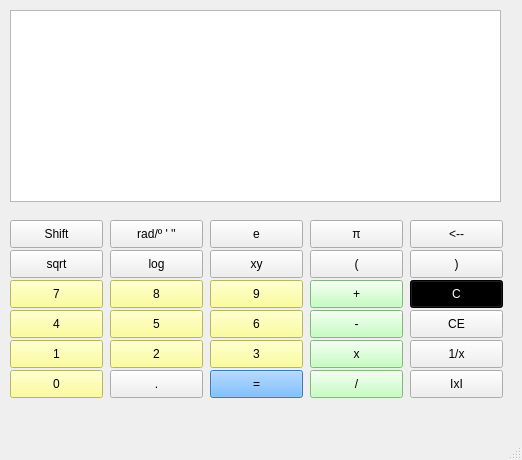
<?xml version="1.0" encoding="UTF-8"?>
<ui version="4.0">
 <class>MainWindow</class>
 <widget class="QMainWindow" name="MainWindow">
  <property name="geometry">
   <rect>
    <x>0</x>
    <y>0</y>
    <width>522</width>
    <height>460</height>
   </rect>
  </property>
  <property name="windowTitle">
   <string>MainWindow</string>
  </property>
  <widget class="QWidget" name="centralwidget">
   <widget class="QPushButton" name="pushButton">
    <property name="geometry">
     <rect>
      <x>10</x>
      <y>220</y>
      <width>93</width>
      <height>28</height>
     </rect>
    </property>
    <property name="text">
     <string>Shift</string>
    </property>
   </widget>
   <widget class="QPushButton" name="pushButton_2">
    <property name="geometry">
     <rect>
      <x>110</x>
      <y>220</y>
      <width>93</width>
      <height>28</height>
     </rect>
    </property>
    <property name="text">
     <string>rad/º ' ''</string>
    </property>
   </widget>
   <widget class="QPushButton" name="pushButton_3">
    <property name="geometry">
     <rect>
      <x>210</x>
      <y>220</y>
      <width>93</width>
      <height>28</height>
     </rect>
    </property>
    <property name="text">
     <string>e</string>
    </property>
   </widget>
   <widget class="QPushButton" name="pushButton_4">
    <property name="geometry">
     <rect>
      <x>410</x>
      <y>220</y>
      <width>93</width>
      <height>28</height>
     </rect>
    </property>
    <property name="text">
     <string>&lt;--</string>
    </property>
   </widget>
   <widget class="QPushButton" name="pushButton_5">
    <property name="geometry">
     <rect>
      <x>310</x>
      <y>220</y>
      <width>93</width>
      <height>28</height>
     </rect>
    </property>
    <property name="text">
     <string>π</string>
    </property>
   </widget>
   <widget class="QPushButton" name="pushButton_6">
    <property name="geometry">
     <rect>
      <x>310</x>
      <y>250</y>
      <width>93</width>
      <height>28</height>
     </rect>
    </property>
    <property name="text">
     <string>(</string>
    </property>
   </widget>
   <widget class="QPushButton" name="pushButton_7">
    <property name="geometry">
     <rect>
      <x>10</x>
      <y>250</y>
      <width>93</width>
      <height>28</height>
     </rect>
    </property>
    <property name="text">
     <string>sqrt</string>
    </property>
   </widget>
   <widget class="QPushButton" name="pushButton_8">
    <property name="geometry">
     <rect>
      <x>410</x>
      <y>250</y>
      <width>93</width>
      <height>28</height>
     </rect>
    </property>
    <property name="text">
     <string>)</string>
    </property>
   </widget>
   <widget class="QPushButton" name="pushButton_9">
    <property name="geometry">
     <rect>
      <x>110</x>
      <y>250</y>
      <width>93</width>
      <height>28</height>
     </rect>
    </property>
    <property name="text">
     <string>log</string>
    </property>
   </widget>
   <widget class="QPushButton" name="pushButton_10">
    <property name="geometry">
     <rect>
      <x>210</x>
      <y>250</y>
      <width>93</width>
      <height>28</height>
     </rect>
    </property>
    <property name="font">
     <font>
      <strikeout>false</strikeout>
     </font>
    </property>
    <property name="text">
     <string>xy</string>
    </property>
   </widget>
   <widget class="QPushButton" name="pushButton_11">
    <property name="geometry">
     <rect>
      <x>210</x>
      <y>310</y>
      <width>93</width>
      <height>28</height>
     </rect>
    </property>
    <property name="styleSheet">
     <string notr="true">background-color: rgb(255, 255, 127);</string>
    </property>
    <property name="text">
     <string>6</string>
    </property>
   </widget>
   <widget class="QPushButton" name="pushButton_12">
    <property name="geometry">
     <rect>
      <x>410</x>
      <y>310</y>
      <width>93</width>
      <height>28</height>
     </rect>
    </property>
    <property name="text">
     <string>CE</string>
    </property>
   </widget>
   <widget class="QPushButton" name="pushButton_13">
    <property name="geometry">
     <rect>
      <x>10</x>
      <y>280</y>
      <width>93</width>
      <height>28</height>
     </rect>
    </property>
    <property name="styleSheet">
     <string notr="true">background-color: rgb(255, 255, 127);</string>
    </property>
    <property name="text">
     <string>7</string>
    </property>
   </widget>
   <widget class="QPushButton" name="pushButton_14">
    <property name="geometry">
     <rect>
      <x>410</x>
      <y>280</y>
      <width>93</width>
      <height>28</height>
     </rect>
    </property>
    <property name="styleSheet">
     <string notr="true">color: rgb(255, 255, 255);
background-color: rgb(0, 0, 0);</string>
    </property>
    <property name="text">
     <string>C</string>
    </property>
   </widget>
   <widget class="QPushButton" name="pushButton_15">
    <property name="geometry">
     <rect>
      <x>110</x>
      <y>280</y>
      <width>93</width>
      <height>28</height>
     </rect>
    </property>
    <property name="styleSheet">
     <string notr="true">background-color: rgb(255, 255, 127);</string>
    </property>
    <property name="text">
     <string>8</string>
    </property>
   </widget>
   <widget class="QPushButton" name="pushButton_16">
    <property name="geometry">
     <rect>
      <x>210</x>
      <y>280</y>
      <width>93</width>
      <height>28</height>
     </rect>
    </property>
    <property name="styleSheet">
     <string notr="true">background-color: rgb(255, 255, 127);</string>
    </property>
    <property name="text">
     <string>9</string>
    </property>
   </widget>
   <widget class="QPushButton" name="pushButton_17">
    <property name="geometry">
     <rect>
      <x>110</x>
      <y>310</y>
      <width>93</width>
      <height>28</height>
     </rect>
    </property>
    <property name="styleSheet">
     <string notr="true">background-color: rgb(255, 255, 127);</string>
    </property>
    <property name="text">
     <string>5</string>
    </property>
   </widget>
   <widget class="QPushButton" name="pushButton_18">
    <property name="geometry">
     <rect>
      <x>310</x>
      <y>280</y>
      <width>93</width>
      <height>28</height>
     </rect>
    </property>
    <property name="styleSheet">
     <string notr="true">background-color: rgb(182, 255, 174);</string>
    </property>
    <property name="text">
     <string>+</string>
    </property>
   </widget>
   <widget class="QPushButton" name="pushButton_19">
    <property name="geometry">
     <rect>
      <x>10</x>
      <y>310</y>
      <width>93</width>
      <height>28</height>
     </rect>
    </property>
    <property name="styleSheet">
     <string notr="true">background-color: rgb(255, 255, 127);</string>
    </property>
    <property name="text">
     <string>4</string>
    </property>
   </widget>
   <widget class="QPushButton" name="pushButton_20">
    <property name="geometry">
     <rect>
      <x>310</x>
      <y>310</y>
      <width>93</width>
      <height>28</height>
     </rect>
    </property>
    <property name="styleSheet">
     <string notr="true">background-color: rgb(182, 255, 174);</string>
    </property>
    <property name="text">
     <string>-</string>
    </property>
   </widget>
   <widget class="QPushButton" name="pushButton_21">
    <property name="geometry">
     <rect>
      <x>310</x>
      <y>370</y>
      <width>93</width>
      <height>28</height>
     </rect>
    </property>
    <property name="styleSheet">
     <string notr="true">background-color: rgb(182, 255, 174);</string>
    </property>
    <property name="text">
     <string>/</string>
    </property>
   </widget>
   <widget class="QPushButton" name="pushButton_22">
    <property name="geometry">
     <rect>
      <x>10</x>
      <y>370</y>
      <width>93</width>
      <height>28</height>
     </rect>
    </property>
    <property name="styleSheet">
     <string notr="true">background-color: rgb(255, 255, 127);</string>
    </property>
    <property name="text">
     <string>0</string>
    </property>
   </widget>
   <widget class="QPushButton" name="pushButton_23">
    <property name="geometry">
     <rect>
      <x>110</x>
      <y>370</y>
      <width>93</width>
      <height>28</height>
     </rect>
    </property>
    <property name="text">
     <string>.</string>
    </property>
   </widget>
   <widget class="QPushButton" name="pushButton_24">
    <property name="geometry">
     <rect>
      <x>110</x>
      <y>340</y>
      <width>93</width>
      <height>28</height>
     </rect>
    </property>
    <property name="styleSheet">
     <string notr="true">background-color: rgb(255, 255, 127);</string>
    </property>
    <property name="text">
     <string>2</string>
    </property>
   </widget>
   <widget class="QPushButton" name="pushButton_25">
    <property name="geometry">
     <rect>
      <x>410</x>
      <y>370</y>
      <width>93</width>
      <height>28</height>
     </rect>
    </property>
    <property name="text">
     <string>IxI</string>
    </property>
   </widget>
   <widget class="QPushButton" name="pushButton_26">
    <property name="geometry">
     <rect>
      <x>310</x>
      <y>340</y>
      <width>93</width>
      <height>28</height>
     </rect>
    </property>
    <property name="styleSheet">
     <string notr="true">background-color: rgb(182, 255, 174);</string>
    </property>
    <property name="text">
     <string>x</string>
    </property>
   </widget>
   <widget class="QPushButton" name="pushButton_27">
    <property name="geometry">
     <rect>
      <x>210</x>
      <y>370</y>
      <width>93</width>
      <height>28</height>
     </rect>
    </property>
    <property name="styleSheet">
     <string notr="true">background-color: rgb(85, 170, 255);</string>
    </property>
    <property name="text">
     <string>=</string>
    </property>
   </widget>
   <widget class="QPushButton" name="pushButton_28">
    <property name="geometry">
     <rect>
      <x>410</x>
      <y>340</y>
      <width>93</width>
      <height>28</height>
     </rect>
    </property>
    <property name="text">
     <string>1/x</string>
    </property>
   </widget>
   <widget class="QPushButton" name="pushButton_29">
    <property name="geometry">
     <rect>
      <x>10</x>
      <y>340</y>
      <width>93</width>
      <height>28</height>
     </rect>
    </property>
    <property name="styleSheet">
     <string notr="true">background-color: rgb(255, 255, 127);</string>
    </property>
    <property name="text">
     <string>1</string>
    </property>
   </widget>
   <widget class="QPushButton" name="pushButton_30">
    <property name="geometry">
     <rect>
      <x>210</x>
      <y>340</y>
      <width>93</width>
      <height>28</height>
     </rect>
    </property>
    <property name="styleSheet">
     <string notr="true">background-color: rgb(255, 255, 127);</string>
    </property>
    <property name="text">
     <string>3</string>
    </property>
   </widget>
   <widget class="QTextBrowser" name="textBrowser">
    <property name="geometry">
     <rect>
      <x>10</x>
      <y>10</y>
      <width>491</width>
      <height>192</height>
     </rect>
    </property>
   </widget>
  </widget>
  <widget class="QMenuBar" name="menubar">
   <property name="geometry">
    <rect>
     <x>0</x>
     <y>0</y>
     <width>522</width>
     <height>26</height>
    </rect>
   </property>
  </widget>
  <widget class="QStatusBar" name="statusbar"/>
 </widget>
 <resources/>
 <connections/>
</ui>
